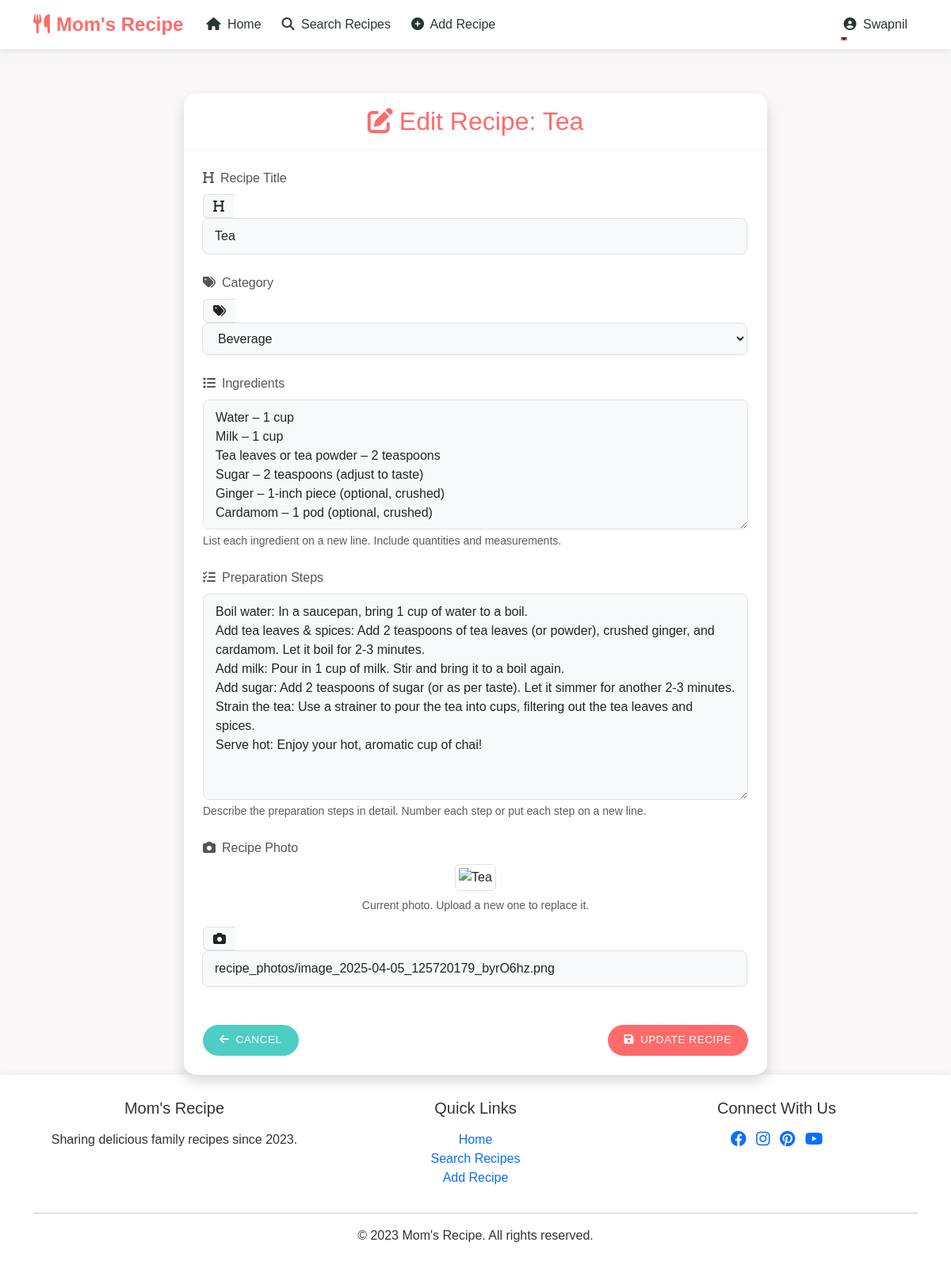
The page /recipe/1/edit/ (signed in) on the database its author committed.
### recipes/models.py (models this page shows, shortened)
class Recipe(models.Model):
    CATEGORY_CHOICES = [
        ('appetizer', 'Appetizer'),
        ('main_course', 'Main Course'),
        ('dessert', 'Dessert'),
        ('beverage', 'Beverage'),
        ('breakfast', 'Breakfast'),
        ('lunch', 'Lunch'),
        ('dinner', 'Dinner'),
        ('snack', 'Snack'),
        ('other', 'Other'),
    ]
    title = models.CharField(max_length=200)
    ingredients = models.TextField()
    steps = models.TextField()
    photo = CloudinaryField('image')
    category = models.CharField(max_length=20, choices=CATEGORY_CHOICES)
    author = models.ForeignKey(User, on_delete=models.CASCADE)
    created_at = models.DateTimeField(auto_now_add=True)
    updated_at = models.DateTimeField(auto_now=True)

### recipes/views.py (the view)
# urls.py: path('recipe/<int:pk>/edit/', views.edit_recipe, name='edit_recipe'),
@login_required
def edit_recipe(request, pk):
    recipe = get_object_or_404(Recipe, pk=pk)
    if request.user != recipe.author:
        messages.error(request, 'You can only edit your own recipes!')
        return redirect('recipe_detail', pk=recipe.pk)
    if request.method == 'POST':
        form = RecipeForm(request.POST, request.FILES, instance=recipe)
        if form.is_valid():
            form.save()
            messages.success(request, 'Your recipe has been updated!')
            return redirect('recipe_detail', pk=recipe.pk)
    else:
        form = RecipeForm(instance=recipe)
    return render(request, 'recipes/edit_recipe.html', {'form': form, 'recipe': recipe})

### recipes/forms.py
class RecipeForm(forms.ModelForm):
    class Meta:
        model = Recipe
        fields = ['title', 'ingredients', 'steps', 'photo', 'category']
        widgets = {
            'ingredients': forms.Textarea(attrs={'rows': 5}),
            'steps': forms.Textarea(attrs={'rows': 10}),
        }

### recipes/templates/recipes/edit_recipe.html (shortened to what this page needs)
{% extends 'recipes/base.html' %}
{% block content %}
<div class="row justify-content-center">
    <div class="col-md-8 animate__animated animate__fadeIn">
        <div class="card shadow">
            <div class="card-header bg-white py-3">
                <h2 class="card-title text-center mb-0" style="color: var(--primary-color);">
                    <i class="fas fa-edit me-2"></i>Edit Recipe: {{ recipe.title }}
                </h2>
            </div>
            <div class="card-body p-4">
                <form method="POST" enctype="multipart/form-data" class="needs-validation" novalidate>
                    <div class="mb-4 animate__animated animate__fadeInUp" style="animation-delay: 0.1s;">
                        <label for="{{ form.title.id_for_label }}" class="form-label">
                            <i class="fas fa-heading me-2"></i>Recipe Title
                        </label>
                        <div class="input-group">
                            <span class="input-group-text bg-light">
                                <i class="fas fa-heading"></i>
                            </span>
                            {{ form.title }}
                        </div>
                    </div>
                    <div class="mb-4 animate__animated animate__fadeInUp" style="animation-delay: 0.2s;">
                        <label for="{{ form.category.id_for_label }}" class="form-label">
                            <i class="fas fa-tags me-2"></i>Category
                        </label>
                        <div class="input-group">
                            <span class="input-group-text bg-light">
                                <i class="fas fa-tags"></i>
                            </span>
                            {{ form.category }}
                        </div>
                    </div>
                    <div class="mb-4 animate__animated animate__fadeInUp" style="animation-delay: 0.3s;">
                        <label for="{{ form.ingredients.id_for_label }}" class="form-label">
                            <i class="fas fa-list me-2"></i>Ingredients
                        </label>
                        {{ form.ingredients }}
                        <div class="form-text">List each ingredient on a new line. Include quantities and measurements.</div>
                    </div>
                    <div class="mb-4 animate__animated animate__fadeInUp" style="animation-delay: 0.4s;">
                        <label for="{{ form.steps.id_for_label }}" class="form-label">
                            <i class="fas fa-tasks me-2"></i>Preparation Steps
                        </label>
                        {{ form.steps }}
                        <div class="form-text">Describe the preparation steps in detail. Number each step or put each step on a new line.</div>
                    </div>
                    <div class="mb-4 animate__animated animate__fadeInUp" style="animation-delay: 0.5s;">
                        <label for="{{ form.photo.id_for_label }}" class="form-label">
                            <i class="fas fa-camera me-2"></i>Recipe Photo
                        </label>
                        {% if recipe.photo %}
                            <div class="mb-3 text-center">
                                <img src="{{ recipe.photo.url }}" alt="{{ recipe.title }}" class="img-thumbnail animate__animated animate__fadeIn" style="max-height: 300px;">
                                <p class="form-text mt-2">Current photo. Upload a new one to replace it.</p>
                            </div>
                        {% endif %}
                        <div class="input-group mb-3">
                            <span class="input-group-text bg-light">
                                <i class="fas fa-camera"></i>
                            </span>
                            {{ form.photo }}
                        </div>
                    </div>
                    <div class="d-flex justify-content-between mt-5 animate__animated animate__fadeInUp" style="animation-delay: 0.6s;">
                        <a href="{% url 'recipe_detail' recipe.pk %}" class="btn btn-secondary">
                            <i class="fas fa-arrow-left me-2"></i>Cancel
                        </a>
                        <button type="submit" class="btn btn-primary">
                            <i class="fas fa-save me-2"></i>Update Recipe
                        </button>
                    </div>
                </form>
            </div>
        </div>
    </div>
</div>
{% endblock %}

### recipes/templates/recipes/base.html (shortened to what this page needs)
<!DOCTYPE html>
<html lang="en">
<head>
    <link href="https://cdn.jsdelivr.net/npm/bootstrap@5.3.0-alpha1/dist/css/bootstrap.min.css" rel="stylesheet">
    <link rel="stylesheet" href="https://cdnjs.cloudflare.com/ajax/libs/font-awesome/6.4.0/css/all.min.css">
    <link rel="stylesheet" href="https://cdnjs.cloudflare.com/ajax/libs/animate.css/4.1.1/animate.min.css">
</head>
<body>
    <nav class="navbar navbar-expand-lg navbar-light bg-light fixed-top">
        <div class="container">
            <a class="navbar-brand" href="{% url 'home' %}">
                <i class="fas fa-utensils me-2"></i>Mom's Recipe
            </a>
            <div class="collapse navbar-collapse" id="navbarNav">
                <ul class="navbar-nav me-auto">
                    <li class="nav-item">
                        <a class="nav-link" href="{% url 'home' %}">
                            <i class="fas fa-home me-1"></i> Home
                        </a>
                    </li>
                    <li class="nav-item">
                        <a class="nav-link" href="{% url 'search_recipes' %}">
                            <i class="fas fa-search me-1"></i> Search Recipes
                        </a>
                    </li>
                    {% if user.is_authenticated %}
                    <li class="nav-item">
                        <a class="nav-link" href="{% url 'add_recipe' %}">
                            <i class="fas fa-plus-circle me-1"></i> Add Recipe
                        </a>
                    </li>
                    {% endif %}
                </ul>
                <ul class="navbar-nav">
                    {% if user.is_authenticated %}
                    <li class="nav-item dropdown">
                        <a class="nav-link dropdown-toggle" href="#" id="userDropdown" role="button" data-bs-toggle="dropdown">
                            <i class="fas fa-user-circle me-1"></i> {{ user.username }}
                        </a>
                    </li>
                    {% endif %}
                </ul>
            </div>
        </div>
    </nav>
    <div class="content">
        <div class="container mt-4">
            {% block content %}{% endblock %}
        </div>
    </div>
    <footer class="footer text-center">
        <div class="container">
            <div class="row">
                <div class="col-md-4 mb-4 mb-md-0">
                    <h5 class="mb-3">Mom's Recipe</h5>
                    <p class="mb-0">Sharing delicious family recipes since 2023.</p>
                </div>
                <div class="col-md-4 mb-4 mb-md-0">
                    <h5 class="mb-3">Quick Links</h5>
                    <ul class="list-unstyled">
                        <li><a href="{% url 'home' %}" class="text-decoration-none">Home</a></li>
                        <li><a href="{% url 'search_recipes' %}" class="text-decoration-none">Search Recipes</a></li>
                        {% if user.is_authenticated %}
                        <li><a href="{% url 'add_recipe' %}" class="text-decoration-none">Add Recipe</a></li>
                        {% endif %}
                    </ul>
                </div>
                <div class="col-md-4">
                    <h5 class="mb-3">Connect With Us</h5>
                    <div class="social-icons">
                        <a href="#" class="text-decoration-none mx-1"><i class="fab fa-facebook fa-lg"></i></a>
                        <a href="#" class="text-decoration-none mx-1"><i class="fab fa-instagram fa-lg"></i></a>
                        <a href="#" class="text-decoration-none mx-1"><i class="fab fa-pinterest fa-lg"></i></a>
                        <a href="#" class="text-decoration-none mx-1"><i class="fab fa-youtube fa-lg"></i></a>
                    </div>
                </div>
            </div>
            <hr>
            <p class="mb-0">&copy; 2023 Mom's Recipe. All rights reserved.</p>
        </div>
    </footer>
</body>
</html>

### recipes/templates/recipes/base.html (style rules this page uses)
:root { --primary-color: #ff6b6b; --secondary-color: #4ecdc4; --accent-color: #ffd166; --dark-color: #2d3436; --light-color: #f8f9fa; --font-family: 'Poppins', sans-serif; }
body { font-family: var(--font-family); padding-top: 70px; min-height: 100vh; display: flex; flex-direction: column; background-color: #f9f7f7; color: #333; }
.content { flex: 1; }
.navbar { box-shadow: 0 2px 10px rgba(0,0,0,0.1); background-color: white !important; transition: all 0.3s ease; }
.navbar-brand { font-weight: 700; color: var(--primary-color) !important; font-size: 1.5rem; }
.nav-link { font-weight: 500; color: var(--dark-color) !important; position: relative; margin: 0 5px; transition: all 0.3s ease; }
.nav-link::after { content: ''; position: absolute; width: 0; height: 2px; bottom: 0; left: 0; background-color: var(--primary-color); transition: width 0.3s ease; }
.card { border-radius: 15px; overflow: hidden; box-shadow: 0 5px 15px rgba(0,0,0,0.05); transition: transform 0.3s ease, box-shadow 0.3s ease; border: none; }
.card-header { background-color: white; border-bottom: 1px solid rgba(0,0,0,0.05); font-weight: 600; }
.btn { border-radius: 50px; padding: 8px 20px; font-weight: 500; transition: all 0.3s ease; text-transform: uppercase; letter-spacing: 0.5px; font-size: 0.85rem; }
.btn-primary { background-color: var(--primary-color); border-color: var(--primary-color); }
.btn-secondary { background-color: var(--secondary-color); border-color: var(--secondary-color); }
input, select, textarea { border-radius: 8px !important; padding: 10px 15px !important; border: 1px solid #e1e1e1 !important; transition: all 0.3s ease !important; background-color: #f8f9fa !important; }
label { font-weight: 500; margin-bottom: 5px; color: #555; }
.footer { margin-top: auto; padding: 30px 0; background-color: white; box-shadow: 0 -2px 10px rgba(0,0,0,0.05); }
.slide-up { animation: slideUp 0.5s ease-out; }

### recipes/templates/recipes/edit_recipe.html (style rules this page uses)
input, select, textarea { display: block; width: 100%; padding: 0.75rem 0.75rem; font-size: 1rem; font-weight: 400; line-height: 1.5; color: #212529; background-color: #fff; background-clip: padding-box; border: 1px solid #ced4da; border-radius: 0.25rem; transition: border-color 0.15s ease-in-out, box-shadow 0.15s ease-in-out; }
textarea { min-height: 120px; resize: vertical; }
.input-group-text { border-right: none; }
.input-group input, .input-group select { border-left: none; }

### rows shown on the page
Recipe: title "Tea", category "Beverage", ingredients "Water – 1 cup Milk – 1 cup Tea leaves or tea powder – 2 teaspoons Sugar – 2 teaspoons (adjust to taste) Ginger – 1-inch piece (optional, crushed) Cardamom – 1 pod (optional, crushed)", steps "Boil water: In a saucepan, bring 1 cup of water to a boil. Add tea leaves & spices: Add 2 teaspoons of tea leaves (or powder), crushed ginger, and cardamom. Let it boil for 2-3 minutes. Add milk: Pour in 1 cup of milk. Stir and bring it to a boil again. Add sugar: Add 2 teaspoons of sugar (or as per taste). Let it simmer for another 2-3 minutes. Strain the tea: Use a strainer to pour the tea into cups, filtering out the tea leaves and spices. Serve hot: Enjoy your hot, aromatic cup of chai!", photo "recipe_photos/image_2025-04-05_125720179_byrO6hz.png"

### other values the page prints
{{ user.username }} "Swapnil"
